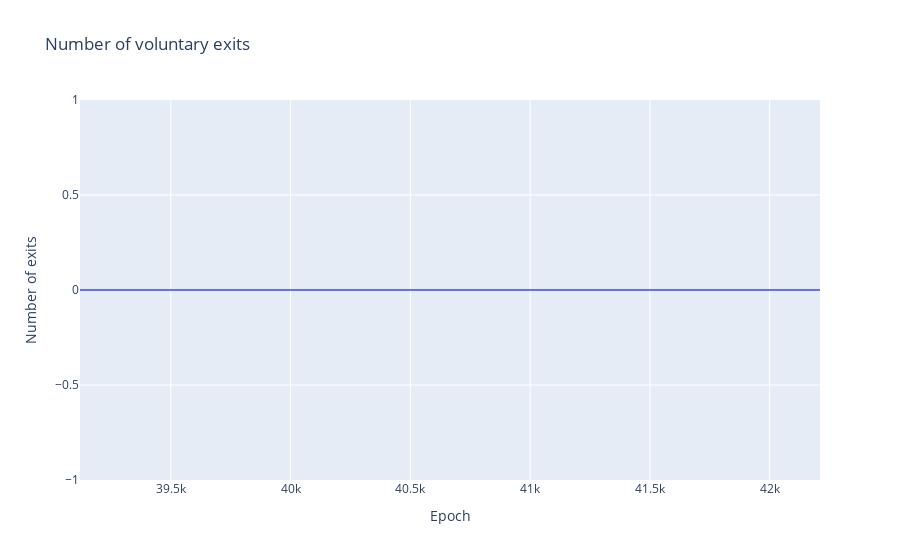

Write notebook code for a chart like this one.
### Markdown cell above
### Exit counts

### Code cell
px.line(x=df['epoch'], y=df['exit_count'], labels = {"x": "Epoch", "y": "Number of exits"}, title = "Number of voluntary exits")

### Figure 1 — Plotly figure (JSON) as saved in the notebook; plotly's stock layout.template omitted (floating-point values rounded to 4 significant figures; data arrays with more than 128 entries replaced by an {"elided": "..."} marker saying what was removed)
{"data": [{"hovertemplate": "Epoch=%{x}<br>Number of exits=%{y}<extra></extra>", "legendgroup": "", "line": {"color": "#636efa", "dash": "solid"}, "mode": "lines", "name": "", "showlegend": false, "type": "scattergl", "x": {"elided": "3090 int values"}, "xaxis": "x", "y": {"elided": "3090 int values"}, "yaxis": "y"}], "layout": {"autosize": true, "legend": {"tracegroupgap": 0}, "title": {"text": "Number of voluntary exits"}, "xaxis": {"anchor": "y", "autorange": true, "domain": [0, 1], "range": [39121, 42210], "title": {"text": "Epoch"}, "type": "linear"}, "yaxis": {"anchor": "x", "autorange": true, "domain": [0, 1], "range": [-1, 1], "title": {"text": "Number of exits"}, "type": "linear"}}}
